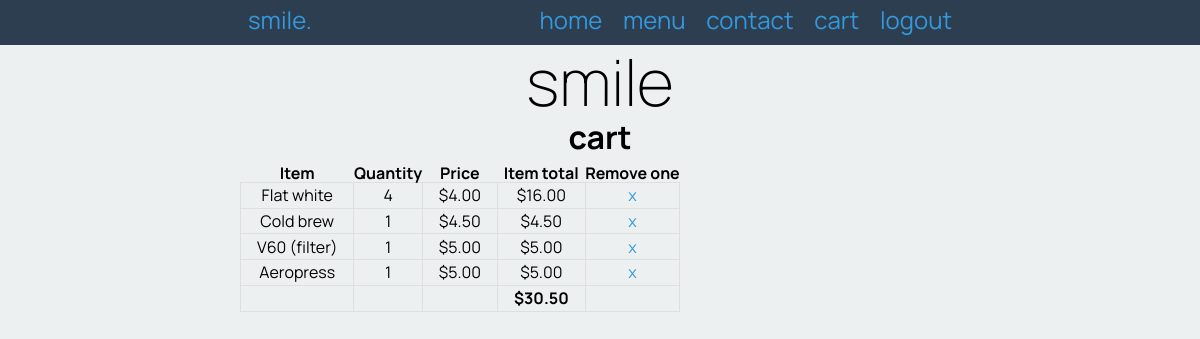
The page /cart (signed in) on the database its author committed.
### tables this page shows
CREATE TABLE product
(
	id integer
		constraint product_pk
			primary key autoincrement,
	name varchar(30),
	description varchar(300),
	volume char(6),
	image varchar(30),
	price decimal(4,2)
);

### app.py (the view)
@app.route('/cart')
def render_cart_page():
    if not is_logged_in():
        return redirect("/login")
    userid = session.get('user_id')
    con = create_connection(DATABASE)
    query = "SELECT productid FROM cart WHERE customerid=?"
    cur = con.cursor()
    cur.execute(query, (userid,))
    product_ids = cur.fetchall()
    for i in range(len(product_ids)):
        product_ids[i] = product_ids[i][0]
    unique_product_ids = list(set(product_ids))
    for i in range(len(unique_product_ids)):
        product_count = product_ids.count(unique_product_ids[i])
        unique_product_ids[i] = [unique_product_ids[i], product_count]
    query = "SELECT name, price FROM product where id=?;"
    for item in unique_product_ids:
        cur.execute(query, (item[0],))
        item_details = cur.fetchall()
        item.append(item_details[0][0])
        item.append(item_details[0][1])
    con.close()
    return render_template('cart.html', cart_data=unique_product_ids, logged_in=is_logged_in())

### app.py (called while the page is built)
def create_connection(db_file):
    try:
        connection = sqlite3.connect(db_file)
        connection.execute('pragma foreign_keys=ON')
        return connection
    except sqlite3.Error as e:
        print(e)
        return None

def is_logged_in():
    if session.get("email") is None:
        print("Not logged in")
        return False
    else:
        return True

### templates/cart.html
{% extends "base.html" %}
{% block pageheading %}
cart
{% endblock %}
{% block main %}
<table class="cart-table">
    <thead>
    <tr>
        <th>Item</th>
        <th>Quantity</th>
        <th>Price</th>
        <th>Item total</th>
        <th>Remove one</th>
    </tr>
    </thead>
    <tbody>
    {% set ns=namespace(total = 0) %}
    {% for item in cart_data %}
    <tr>
        <td>{{ item[2] }}</td>
        <td>{{ item[1] }}</td>
        <td>${{ "{:.2f}".format(item[3]) }}</td>
        <td>${{ "{:.2f}".format(item[3] * item[1]) }}</td>
        <td><a href="/removefromcart/{{ item[0] }}">x</a></td>
        {% set ns.total = ns.total + item[3] * item[1] %}
    </tr>
    {% endfor %}
    <tr>
        <td></td>
        <td></td>
        <td></td>
        <td class="cart-total">${{ "{:.2f}".format(ns.total) }}</td>
        <td></td>
    </tr>
    </tbody>
</table>
{% endblock %}

### static/smile.css (style rules this page uses)
* { font-family: 'Manrope', sans-serif; padding: 0; margin: 0; box-sizing: border-box; }
body { background-color: rgb(236, 240, 241); }
a, a:visited { color: rgb(52, 152, 219); text-decoration: none; }
table { border-collapse: collapse; }
.cart-table > thead { font-weight: bold; }
.cart-table td { padding: 0.2rem 1rem; text-align: center; border: 1px solid #dddd; }
.cart-total { font-weight: bold; }

### rows shown on the page
product: name "Flat white", price "4", price "4.00", item[3]*item[1] "16.00"
product: name "Cold brew", item "1", price "4.50", item[3]*item[1] "4.50"
product: name "V60 (filter)", item "1", price "5.00", item[3]*item[1] "5.00"
product: name "Aeropress", item "1", price "5.00", item[3]*item[1] "5.00"

### other values the page prints
{{ "{:.2f}".format(ns.total) }} "30.50"
